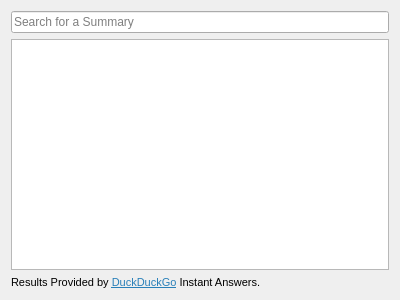
<?xml version="1.0" encoding="UTF-8"?>
<ui version="4.0">
 <class>MainWindow</class>
 <widget class="QMainWindow" name="MainWindow">
  <property name="geometry">
   <rect>
    <x>0</x>
    <y>0</y>
    <width>400</width>
    <height>300</height>
   </rect>
  </property>
  <property name="windowTitle">
   <string>Abstrakt</string>
  </property>
  <widget class="QWidget" name="centralWidget">
   <layout class="QVBoxLayout" name="verticalLayout">
    <item>
     <widget class="QLineEdit" name="searchBox">
      <property name="placeholderText">
       <string>Search for a Summary</string>
      </property>
     </widget>
    </item>
    <item>
     <widget class="QTextBrowser" name="result">
      <property name="openExternalLinks">
       <bool>true</bool>
      </property>
      <property name="openLinks">
       <bool>true</bool>
      </property>
     </widget>
    </item>
    <item>
     <widget class="QLabel" name="label">
      <property name="font">
       <font>
        <pointsize>8</pointsize>
       </font>
      </property>
      <property name="text">
       <string>&lt;html&gt;&lt;head/&gt;&lt;body&gt;&lt;p&gt;Results Provided by &lt;a href=&quot;http://duckduckgo.com&quot;&gt;&lt;span style=&quot; text-decoration: underline; color:#2980b9;&quot;&gt;DuckDuckGo&lt;/span&gt;&lt;/a&gt; Instant Answers.&lt;/p&gt;&lt;/body&gt;&lt;/html&gt;</string>
      </property>
     </widget>
    </item>
   </layout>
  </widget>
 </widget>
 <layoutdefault spacing="6" margin="11"/>
 <resources/>
 <connections/>
</ui>
